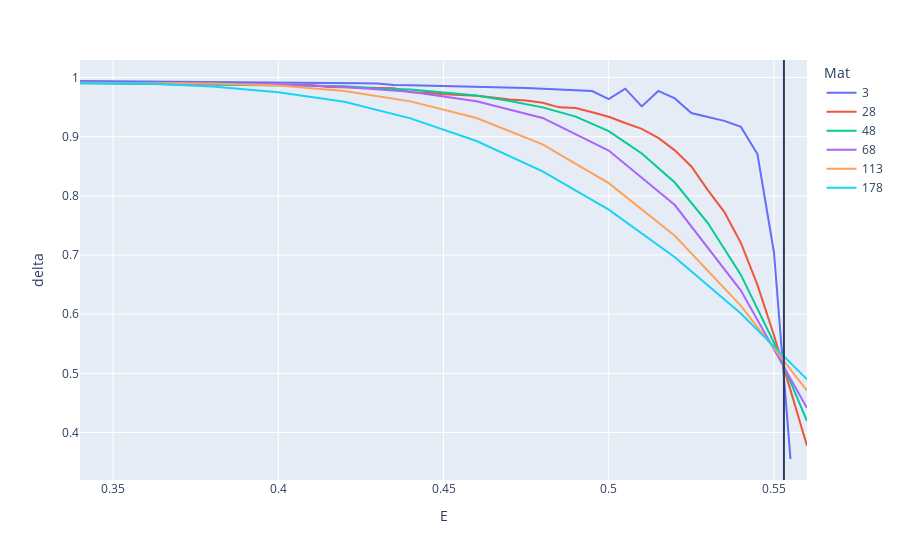

The code cell stored with this chart in its notebook:
### Code cell
# Showing behaviour of delta w.r.t. maturity and strike
all_data.describe()
chosen_data = all_data[(all_data['date'] == '2010-04-14')]

fig = px.line(chosen_data, y='delta', x='E', color='Mat')
fig.add_vline(x=chosen_data['S'].values[0])
fig.show()

### Figure 1 — Plotly figure (JSON) as saved in the notebook; plotly's stock layout.template omitted (floating-point values rounded to 4 significant figures)
{"data": [{"hovertemplate": "Mat=3<br>E=%{x}<br>delta=%{y}<extra></extra>", "legendgroup": "3", "line": {"color": "#636efa", "dash": "solid"}, "marker": {"symbol": "circle"}, "mode": "lines", "name": "3", "orientation": "v", "showlegend": true, "type": "scatter", "x": [0.34, 0.35, 0.355, 0.36, 0.365, 0.37, 0.375, 0.38, 0.385, 0.39, 0.395, 0.4, 0.405, 0.41, 0.415, 0.42, 0.425, 0.43, 0.435, 0.44, 0.445, 0.45, 0.455, 0.46, 0.465, 0.47, 0.475, 0.48, 0.485, 0.49, 0.495, 0.5, 0.505, 0.51, 0.515, 0.52, 0.525, 0.53, 0.535, 0.54, 0.545, 0.55, 0.555], "xaxis": "x", "y": [0.9941, 0.9938, 0.9936, 0.9935, 0.9933, 0.9931, 0.9929, 0.9927, 0.9924, 0.9922, 0.992, 0.9917, 0.9914, 0.9911, 0.9908, 0.9905, 0.9901, 0.9898, 0.9876, 0.9871, 0.9865, 0.9859, 0.9853, 0.9846, 0.9839, 0.983, 0.9821, 0.9811, 0.9799, 0.9787, 0.9772, 0.9634, 0.9812, 0.9511, 0.9774, 0.9647, 0.94, 0.9332, 0.9268, 0.9165, 0.8706, 0.7047, 0.3552], "yaxis": "y"}, {"hovertemplate": "Mat=28<br>E=%{x}<br>delta=%{y}<extra></extra>", "legendgroup": "28", "line": {"color": "#EF553B", "dash": "solid"}, "marker": {"symbol": "circle"}, "mode": "lines", "name": "28", "orientation": "v", "showlegend": true, "type": "scatter", "x": [0.34, 0.35, 0.36, 0.37, 0.375, 0.38, 0.385, 0.39, 0.395, 0.4, 0.405, 0.41, 0.415, 0.42, 0.425, 0.43, 0.435, 0.44, 0.445, 0.45, 0.455, 0.46, 0.465, 0.47, 0.475, 0.48, 0.485, 0.49, 0.495, 0.5, 0.505, 0.51, 0.515, 0.52, 0.525, 0.53, 0.535, 0.54, 0.545, 0.55, 0.555, 0.56], "xaxis": "x", "y": [0.9913, 0.9909, 0.9904, 0.9899, 0.9897, 0.9894, 0.9891, 0.9888, 0.9884, 0.9881, 0.9877, 0.9873, 0.9842, 0.9836, 0.9831, 0.9825, 0.9818, 0.9753, 0.9743, 0.9718, 0.9706, 0.9693, 0.9663, 0.963, 0.9611, 0.9573, 0.9496, 0.9485, 0.9414, 0.9336, 0.923, 0.9132, 0.8979, 0.8769, 0.8496, 0.8096, 0.7726, 0.7204, 0.6496, 0.5645, 0.4716, 0.3774], "yaxis": "y"}, {"hovertemplate": "Mat=48<br>E=%{x}<br>delta=%{y}<extra></extra>", "legendgroup": "48", "line": {"color": "#00cc96", "dash": "solid"}, "marker": {"symbol": "circle"}, "mode": "lines", "name": "48", "orientation": "v", "showlegend": true, "type": "scatter", "x": [0.34, 0.35, 0.36, 0.37, 0.38, 0.39, 0.4, 0.41, 0.42, 0.43, 0.44, 0.45, 0.46, 0.47, 0.48, 0.49, 0.5, 0.51, 0.52, 0.53, 0.54, 0.55, 0.56], "xaxis": "x", "y": [0.9904, 0.9899, 0.9894, 0.9889, 0.9883, 0.9876, 0.9869, 0.9861, 0.9852, 0.9813, 0.9799, 0.9751, 0.9697, 0.9602, 0.9495, 0.9339, 0.9095, 0.8716, 0.8225, 0.7541, 0.6664, 0.552, 0.4194], "yaxis": "y"}, {"hovertemplate": "Mat=68<br>E=%{x}<br>delta=%{y}<extra></extra>", "legendgroup": "68", "line": {"color": "#ab63fa", "dash": "solid"}, "marker": {"symbol": "circle"}, "mode": "lines", "name": "68", "orientation": "v", "showlegend": true, "type": "scatter", "x": [0.34, 0.36, 0.38, 0.4, 0.42, 0.44, 0.46, 0.48, 0.5, 0.52, 0.54, 0.56], "xaxis": "x", "y": [0.9912, 0.9904, 0.9894, 0.9883, 0.984, 0.9758, 0.9598, 0.9316, 0.8766, 0.7844, 0.6399, 0.4412], "yaxis": "y"}, {"hovertemplate": "Mat=113<br>E=%{x}<br>delta=%{y}<extra></extra>", "legendgroup": "113", "line": {"color": "#FFA15A", "dash": "solid"}, "marker": {"symbol": "circle"}, "mode": "lines", "name": "113", "orientation": "v", "showlegend": true, "type": "scatter", "x": [0.34, 0.36, 0.38, 0.4, 0.42, 0.44, 0.46, 0.48, 0.5, 0.52, 0.54, 0.56], "xaxis": "x", "y": [0.9913, 0.9906, 0.9898, 0.9863, 0.9772, 0.9597, 0.9316, 0.8871, 0.8215, 0.7325, 0.6141, 0.4709], "yaxis": "y"}, {"hovertemplate": "Mat=178<br>E=%{x}<br>delta=%{y}<extra></extra>", "legendgroup": "178", "line": {"color": "#19d3f3", "dash": "solid"}, "marker": {"symbol": "circle"}, "mode": "lines", "name": "178", "orientation": "v", "showlegend": true, "type": "scatter", "x": [0.34, 0.36, 0.38, 0.4, 0.42, 0.44, 0.46, 0.48, 0.5, 0.52, 0.54, 0.56], "xaxis": "x", "y": [0.9904, 0.9897, 0.9848, 0.9753, 0.9591, 0.931, 0.8927, 0.8414, 0.7767, 0.6962, 0.601, 0.4899], "yaxis": "y"}], "layout": {"legend": {"title": {"text": "Mat"}, "tracegroupgap": 0}, "margin": {"t": 60}, "shapes": [{"type": "line", "x0": 0.553, "x1": 0.553, "xref": "x", "y0": 0, "y1": 1, "yref": "y domain"}], "xaxis": {"anchor": "y", "domain": [0, 1], "title": {"text": "E"}}, "yaxis": {"anchor": "x", "domain": [0, 1], "title": {"text": "delta"}}}}
